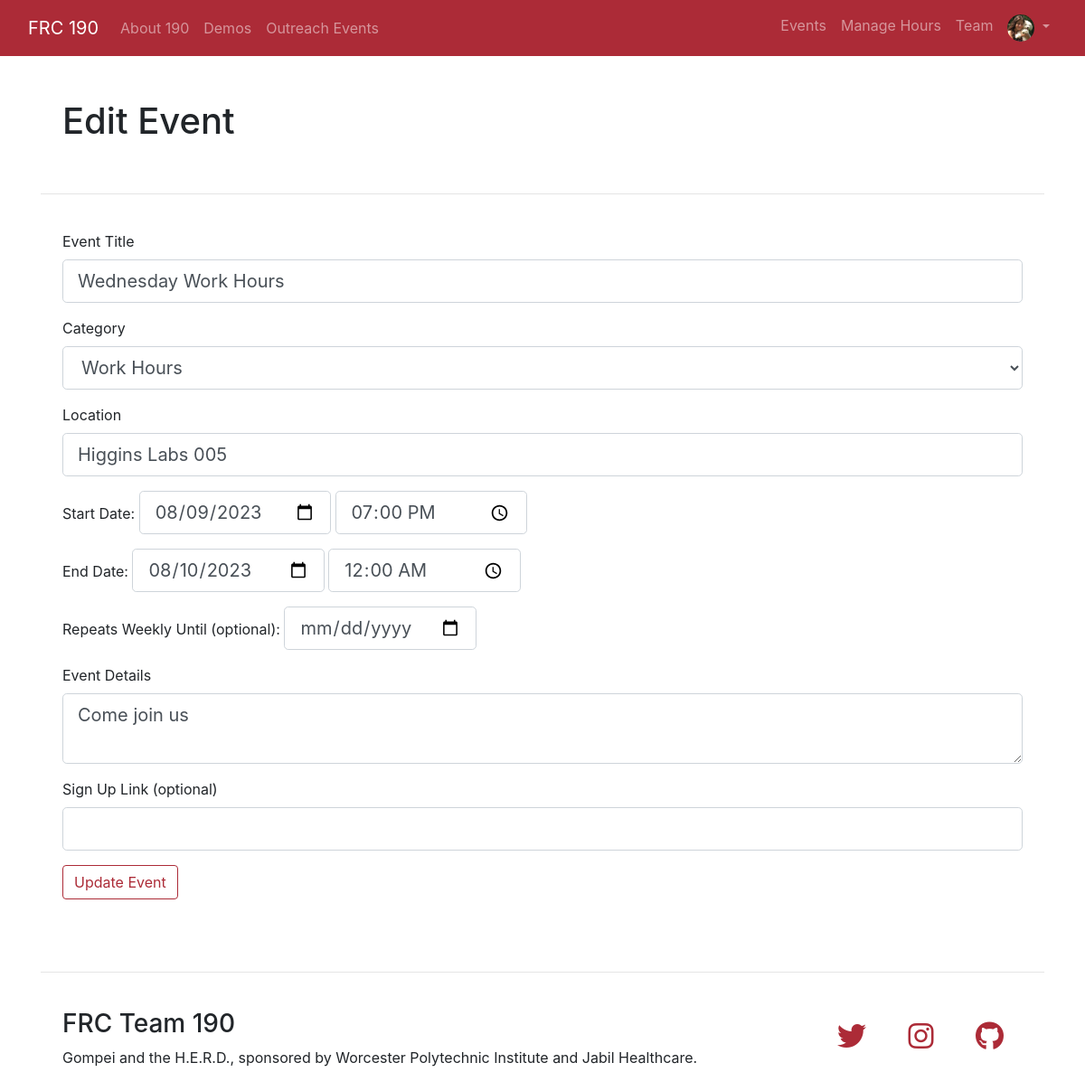
/edit_event/1 (signed in), run on the app's committed database.
### website/models.py (models this page shows, shortened)
class User(db.Model, UserMixin):
    id = db.Column(db.Integer, primary_key=True)
    email = db.Column(db.String(120), unique=True, nullable=False)
    password = db.Column(db.String(60), nullable=False)
    first_name = db.Column(db.String(20), nullable=False)
    last_name = db.Column(db.String(20), nullable=False)
    position = db.Column(db.String(20), nullable=False)
    bio = db.Column(db.String(150), nullable=True)
    profile_pic_filename = db.Column(db.String(20), nullable=False)
    admin = db.Column(db.Boolean, nullable=False)
    hours = db.relationship('Hours', backref='user')

class Event(db.Model):
    id = db.Column(db.Integer, primary_key=True)
    start_date = db.Column(db.Integer, nullable=False)
    end_date = db.Column(db.Integer, nullable=False)
    title = db.Column(db.String(50), nullable=False)
    category = db.Column(db.String(25), nullable=False)
    location = db.Column(db.String(50), nullable=False)
    details = db.Column(db.String(500), nullable=True)
    sign_up_link = db.Column(db.String(200), nullable=True)
    planned_attendees = db.relationship('User', secondary='user_event', backref='event')
    hours = db.relationship('Hours', backref='event', cascade='all,delete')

### website/events/routes.py (the view)
@events.route('/edit_event/<int:event_id>', methods=['GET', 'POST'])
@login_required
def edit_event(event_id):
    if not current_user.admin:
        return redirect(request.referrer)
    event = Event.query.get_or_404(event_id)
    form = CreateEventForm()
    if form.validate_on_submit():
        event.title = form.title.data
        event.category = form.category.data
        event.location = form.location.data
        event.start_date = datetime.combine(form.start_date.data, form.start_time.data).timestamp()
        event.end_date = datetime.combine(form.end_date.data, form.end_time.data).timestamp()
        event.sign_up_link = form.sign_up_link.data
        event.details = form.details.data
        db.session.commit()
        flash(f"The event {event.title} on {format_date(event.start_date)} has been updated.", 'success')
        return redirect(url_for('events.weekly_events', weeks_diff=week_n(datetime.fromtimestamp(event.start_date))))
    elif request.method == 'GET':
        form.title.data = event.title
        form.category.data = event.category
        form.location.data = event.location
        form.start_date.data = datetime.fromtimestamp(event.start_date).date()
        form.start_time.data = datetime.fromtimestamp(event.start_date).time()
        form.end_date.data = datetime.fromtimestamp(event.end_date).date()
        form.end_time.data = datetime.fromtimestamp(event.end_date).time()
        form.sign_up_link.data = event.sign_up_link
        form.details.data = event.details
        form.submit.label.text = "Update Event"
    return render_template('create_event.html', title='Edit Event', form=form)

### website/models.py (called while the page is built)
@login_manager.user_loader
def load_user(user_id):
    return User.query.get(int(user_id))

### website/templates/create_event.html (shortened to what this page needs)
{% extends 'base.html' %}
{% block content %}
    <div class="container mb-4 p-4">
        <form method="POST" action="">
            <div class="form-group">
                {{ form.title.label(class="form-control-label") }}
                {% if form.title.errors %}
                    {{ form.title(class="form-control form-control-lg is-invalid") }}
                    <div class="invalid-feedback">
                        {% for error in form.title.errors %}
                            <span class="text-danger">{{ error }}</span>
                        {% endfor %}
                    </div>
                {% else %}
                    {{ form.title(class="form-control form-control-lg") }}
                {% endif %}
            </div>
            <div class="form-group">
                {{ form.category.label(class="form-control-label") }}
                {% if form.category.errors %}
                    {{ form.category(class="form-control form-control-lg is-invalid") }}
                    <div class="invalid-feedback">
                        {% for error in form.category.errors %}
                            <span class="text-danger">{{ error }}</span>
                        {% endfor %}
                    </div>
                {% else %}
                    {{ form.category(class="form-control form-control-lg") }}
                {% endif %}
            </div>
            <div class="form-group">
                {{ form.location.label(class="form-control-label") }}
                {% if form.location.errors %}
                    {{ form.location(class="form-control form-control-lg is-invalid") }}
                    <div class="invalid-feedback">
                        {% for error in form.location.errors %}
                            <span class="text-danger">{{ error }}</span>
                        {% endfor %}
                    </div>
                {% else %}
                    {{ form.location(class="form-control form-control-lg") }}
                {% endif %}
            </div>
            <div class="form-group">
                {{ form.start_date.label(class="form-control-label") }}
                {% if form.start_date.errors or form.start_time.errors %}
                    {{ form.start_date(class="form-control form-control-lg is-invalid date-time-picker") }}
                    {{ form.start_time(class="form-control form-control-lg is-invalid date-time-picker") }}
                    <div class="invalid-feedback">
                        {% for error in form.start_date.errors %}
                            <span class="text-danger">{{ error }}</span>
                        {% endfor %}
                        {% for error in form.start_time.errors %}
                            <span class="text-danger">{{ error }}</span>
                        {% endfor %}
                    </div>
                {% else %}
                    {{ form.start_date(class="form-control form-control-lg date-time-picker") }}
                    {{ form.start_time(class="form-control form-control-lg date-time-picker") }}
                {% endif %}
            </div>
            <div class="form-group">
                {{ form.end_date.label(class="form-control-label") }}
                {% if form.end_date.errors or form.end_time.errors %}
                    {{ form.end_date(class="form-control form-control-lg is-invalid date-time-picker") }}
                    {{ form.end_time(class="form-control form-control-lg is-invalid date-time-picker") }}
                    <div class="invalid-feedback">
                        {% for error in form.end_date.errors %}
                            <span class="text-danger">{{ error }}</span>
                        {% endfor %}
                        {% for error in form.end_time.errors %}
                            <span class="text-danger">{{ error }}</span>
                        {% endfor %}
                    </div>
                {% else %}
                    {{ form.end_date(class="form-control form-control-lg date-time-picker") }}
                    {{ form.end_time(class="form-control form-control-lg date-time-picker") }}
                {% endif %}
            </div>
            <div class="form-group">
                {{ form.repeats_until.label(class="form-control-label") }}
                {% if form.repeats_until.errors %}
                    {{ form.repeats_until(class="form-control form-control-lg is-invalid date-time-picker") }}
                    <div class="invalid-feedback">
                        {% for error in form.repeats_until.errors %}
                            <span class="tex-danger">{{ error }}</span>
                        {% endfor %}
                    </div>
                {% else %}
                    {{ form.repeats_until(class="form-control form-control-lg date-time-picker") }}
                {% endif %}
            </div>
            <div class="form-group">
                {{ form.details.label(class="form-control-label") }}
                {% if form.details.errors %}
                    {{ form.details(class="form-control form-control-lg is-invalid") }}
                    <div class="invalid-feedback">
                        {% for error in form.details.errors %}
                            <span class="text-danger">{{ error }}</span>
                        {% endfor %}
                    </div>
                {% else %}
                    {{ form.details(class="form-control form-control-lg") }}
                {% endif %}
            </div>
            <div class="form-group">
                {{ form.sign_up_link.label(class="form-control-label") }}
                {% if form.sign_up_link.errors %}
                    {{ form.sign_up_link(class="form-control form-control-lg is-invalid") }}
                    <div class="invalid-feedback">
                        {% for error in form.sign_up_link.errors %}
                            <span class="text-danger">{{ error }}</span>
                        {% endfor %}
                    </div>
                {% else %}
                    {{ form.sign_up_link(class="form-control form-control-lg") }}
                {% endif %}
            </div>
            <fieldset class="form-group">
                <div class="form-group">
                    {{ form.submit(class="btn btn-outline-primary") }}
                </div>
            </fieldset>
        </form>
    </div>
{% endblock %}

### website/templates/base.html (shortened to what this page needs)
<!doctype html>
<html lang="en">
<head>
    <link rel="stylesheet" type="text/css" href="{{ url_for('static', filename='bootstrap/css/bootstrap.css') }}">
    <link rel="stylesheet" type="text/css" href="{{ url_for('static', filename='css/main.css') }}">
</head>
<body>
<div class="mb-4">
    <nav class="navbar navbar-expand-sm bg-primary navbar-dark">
        <div class="container-fluid">
            <a href="{{ url_for('main.home') }}" class="navbar-brand">FRC 190</a>
            <div id="navbarCollapse" class="collapse navbar-collapse">
                <ul class="nav navbar-nav mr-auto">
                    <li class="nav-item {{ 'active' if title == 'About Team 190' else '' }}">
                        <a class="nav-link" href="{{ url_for('main.about') }}">About 190</a>
                    </li>
                    <li class="nav-item {{ 'active' if title == 'Demos' else '' }}">
                        <a class="nav-link" href="{{ url_for('main.demos') }}">Demos</a>
                    </li>
                    <li class="nav-item {{ 'active' if title == 'Outreach Events' else '' }}">
                        <a class="nav-link" href="{{ url_for('main.outreach_events') }}">Outreach Events</a>
                    </li>
                </ul>
                <ul class="nav navbar-nav ml-auto">
                    {% if current_user.is_authenticated %}
                        <li class="nav-item {{ 'active' if title.split(' ')[0] == 'Events' else '' }}">
                            <a class="nav-link" href="{{ url_for('events.weekly_events') }}">Events</a>
                        </li>
                        {% if current_user.admin %}
                            <li class="nav-item {{ 'active' if title == 'Manage Hours' else '' }}">
                                <a class="nav-link" href="{{ url_for('hours.manage_hours') }}">Manage Hours</a>
                            </li>
                        {% endif %}
                        <li class="nav-item {{ 'active' if title == 'FRC 190 Students and Mentors' else '' }}">
                            <a class="nav-link" href="{{ url_for('users.team') }}">Team</a>
                        </li>
                        <li class="nav-item dropdown">
                            <a class="nav-link dropdown-toggle" data-bs-toggle="dropdown">
                                <img class="rounded-circle account-nav-img" alt="profile picture"
                                     src="{{ url_for('static', filename='profile_pics/' + current_user.profile_pic_filename) }}">
                            </a>
                        </li>
                    {% else %}
                        <li class="nav-item {{ 'active' if title == 'Log In' else '' }}">
                            <a class="nav-link" href="{{ url_for('users.login') }}">Log In</a>
                        </li>
                    {% endif %}
                </ul>
            </div>
        </div>
    </nav>
</div>
<div class="container">
    <div class="container mb-4 p-4">
        <h1>{{ title }}</h1>
    </div>
    <hr>
    {% block content %}{% endblock %}
    <hr>
    <div class="container mb-4 p-4">
        <div class="float-right">
            <a class="btn fa-2x mx-2" href="https://twitter.com/Team190" target="_blank">
                <i class="fa-brands fa-twitter"></i>
            </a>
            <a class="btn fa-2x mx-2" href="https://www.instagram.com/frc190/?hl=en" target="_blank">
                <i class="fa-brands fa-instagram"></i>
            </a>
            <a class="btn fa-2x mx-2" href="https://github.com/Team-190" target="_blank">
                <i class="fa-brands fa-github"></i>
            </a>
        </div>
        <h3>FRC Team 190</h3>
        <p>Gompei and the H.E.R.D., sponsored by Worcester Polytechnic Institute and Jabil Healthcare.</p>
    </div>
</div>
</body>
</html>

### website/static/css/main.css (style rules this page uses)
.account-nav-img { height: 30px; width: 30px; }
.date-time-picker { max-width: 20%; display: inline; }

### data on the page
User: profile_pic_filename (picture)
Event: title "Wednesday Work Hours", category "Work Hours", location "Higgins Labs 005", start_date "08/09/2023", end_date "08/10/2023", details "Come join us"

### other printed values
{{ title }} "Edit Event"
